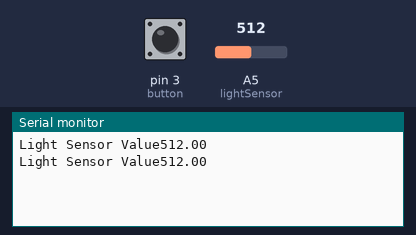
Simulated run of this sketch. Board: Arduino Uno, built with avr-gcc and run on an emulated ATmega328P. On the bench: the last lines printed to the serial monitor. Inputs (shaded band) come from the test bench; at power-on: A5 (lightSensor) = 512, pin 3 (button) LOW.

Above: at 1.8 s.
1.9 s: A5 (lightSensor) set to 716
At 2.8 s:
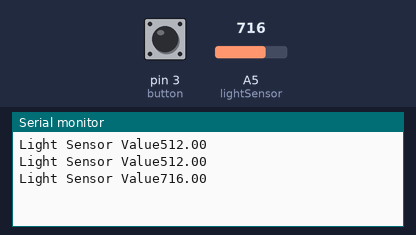
3.4 s: A5 (lightSensor) set to 900
At 4.6 s:
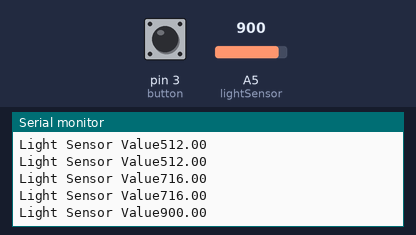
Timing chart, 0 to 6.4 s (numbered marks = the images above; inputs shaded):
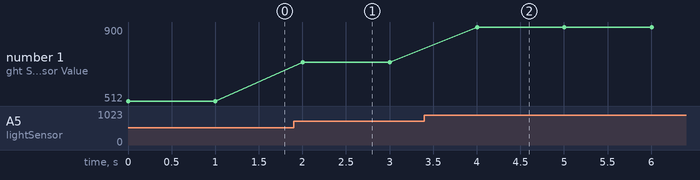

The sketch:

Lightsensor.ino
```cpp
/*
 * IT462 George saab Lab 4
 * if it is to bright  a led turns on and one turns off. If it is dim one turns off one turns on
 */
 const int lightSensor = 5; //light sensor variable
 float sensValue = 0; //variable to hold sensor reading
 const int button = 3; //pin for button reads
 const int LED1 = 2;
 const int LED4 = 5;
 const int LED3 = 7;
 const int LED2 = 8;
 int buttonval = 0; //variable to hold button read
 int ledflag = 0;
 int ledState = LOW;
 unsigned long previousMillis = 0; //will store last time LED was updated
 const long interval = 30000; //interval at which it will blink


void SerialOutput(){
    Serial.print("Light Sensor Value"); //sens to screen
    Serial.print(sensValue, 2); //output variable to screen
    Serial.print("\n"); //drop down a line
}


void setup() {
  // put your setup code here, to run once:
  pinMode(button, INPUT); //setup button pin for input reads
  Serial.begin(9600); //Begins Serial coms at 9600 baud rate
  digitalWrite(LED1, HIGH);


}

void buttoncheck(){
  buttonval = (digitalRead(button)==HIGH);  //Read the pin position to obtain button state
  if (buttonval == HIGH){
    if (ledflag == 0) {
      ledflag = 1;
      digitalWrite(LED4, HIGH); //turn on
    }
  else {
   ledflag = 0;
   digitalWrite(LED4, LOW); //turn off
  }
  }
}

void lightRead(){
  if (sensValue <= 300) {
    digitalWrite(LED3, HIGH); //turn on LED3 when dark
  }
  else {
    digitalWrite(LED3, LOW); //turn off LED3
  }


  if (sensValue > 300) {
      digitalWrite(LED2, HIGH); //turn on LED2 when light
    }
    else {
      digitalWrite(LED2, LOW); //turn off LED2
    }
}

void LowtoHigh(){
  // loop from the lowest pin to the highest:
unsigned long currentMillis = millis();

  if (currentMillis - previousMillis >= interval) {
    // save the last time you blinked the LED
    previousMillis = currentMillis;

    // if the LED is off turn it on and vice-versa:
    if (ledState == LOW) {
      ledState = HIGH;
    } else {
      ledState = LOW;
    }

    // set the LED with the ledState of the variable:
    digitalWrite(LED1, ledState);
  }

}


void loop() {
  // put your main code here, to run repeatedly:
  sensValue = analogRead(lightSensor); //import sensor data into the sensval variable
  buttoncheck();
  lightRead();
  LowtoHigh();
  SerialOutput();
  delay(1000);


}
```

Measured:
- after the input at 1.9 s, the serial monitor: prints a new line after 0.10 s (image 1)
- after the input at 3.4 s, the serial monitor: prints a new line after 0.60 s (image 2)
- plotted number 1: 512 → 716 after the input at 1.9 s, 716 → 900 after the input at 3.4 s
